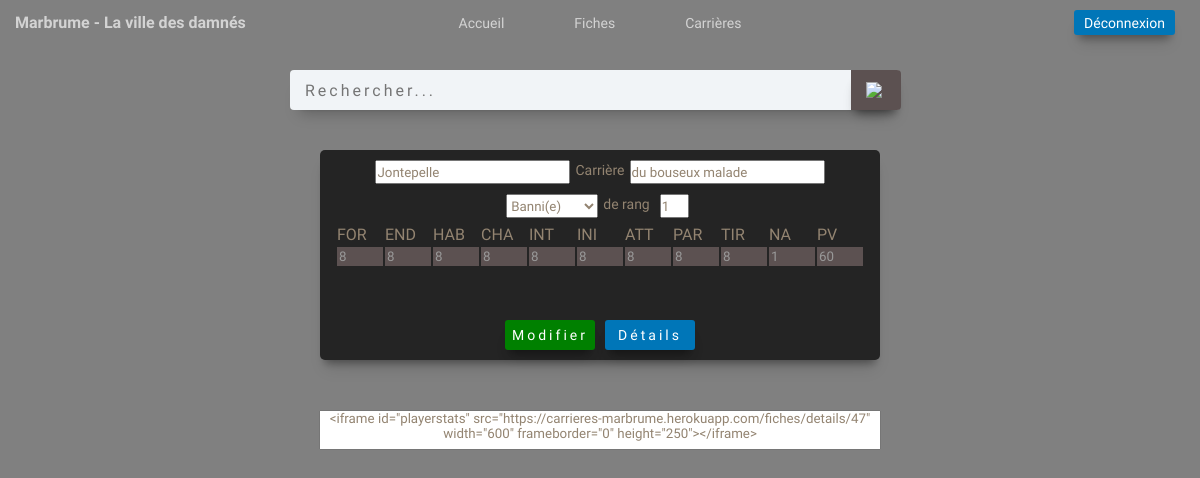
The page /fiches/47 (signed in) on the database its author committed.
### fiches/models.py (models this page shows, shortened)
class CharacterSheet(models.Model):
    name = models.CharField(max_length=50, blank=True, null=True)
    group = models.CharField(
        max_length=50, choices=CHOICES, default='Groupe', blank=False, null=True)
    rank = models.IntegerField(blank=True, null=True)
    path = models.CharField(max_length=50, blank=True, null=True)
    For = models.IntegerField(blank=True, null=True, default=8)
    End = models.IntegerField(blank=True, null=True, default=8)
    Hab = models.IntegerField(blank=True, null=True, default=8)
    Char = models.IntegerField(blank=True, null=True, default=8)
    Int = models.IntegerField(blank=True, null=True, default=8)
    Ini = models.IntegerField(blank=True, null=True, default=8)
    Att = models.IntegerField(blank=True, null=True, default=8)
    Par = models.IntegerField(blank=True, null=True, default=8)
    Tir = models.IntegerField(blank=True, null=True, default=8)
    Na = models.IntegerField(blank=True, null=True, default=1)
    Pv = models.IntegerField(blank=True, null=True, default=60)
    created = models.TimeField(auto_now_add=True, null=True)
    class Meta:
        ordering = ['-created']

### fiches/views.py (the view)
# urls.py: path('fiches/<str:pk>', views.fiche, name="charsheet"),
@login_required(login_url='login')
def fiche(request, pk):
    fiche = CharacterSheet.objects.get(id=pk)
    page_title = f"Carrière {fiche.name}"
    if request.method == "POST":
        form = CharacterSheetForm(request.POST)
        if form.is_valid():
            fiche = form.save(commit=False)
            fiche.save()
            return redirect('/')
    context = {'page_title': page_title, 'fiche': fiche, 'proxy': PROXY, 'url': URL}
    return render(request, 'fiches/sheets.html', context)

### fiches/templates/fiches/sheets.html (shortened to what this page needs)
{% extends "fiches/index.html" %}
{% load static %}
{% block content %}
<div class="container">
    <div class="sheet-container">
        <form action="{% url 'edit' fiche.id %}" method="POST" name="sheet-form">
        <table class="sheet-table">
            <div class="sheet-table-header">
                <input type="text" name="name" class="sheet-name" value="{{fiche.name}}">
                <p> Carrière </p>
                <input type="text" name="path" name="path" class="sheet-group" value="{{fiche.path}}">
            </div>
            <div class="sheet-table-header sub">
                <select name="group" >
                    <option selected="{{fiche.group}}" value="{{fiche.group}}">{{fiche.group}}</option>
                  </select>
                <p>de rang</p>
                <input type="number" name="rank" value="{{fiche.rank}}">
            </div>
            <tr>
                <td style="border-bottom: none;">FOR</td>
                <td style="border-bottom: none;">END</td>
                <td style="border-bottom: none;">HAB</td>
                <td style="border-bottom: none;">CHA</td>
                <td style="border-bottom: none;">INT</td>
                <td style="border-bottom: none;">INI</td>
                <td style="border-bottom: none;">ATT</td>
                <td style="border-bottom: none;">PAR</td>
                <td style="border-bottom: none;">TIR</td>
                <td style="border-bottom: none;">NA</td>
                <td style="border-bottom: none;">PV</td>
            </tr>
            <tr>
                <td><input type="number" name="For" min="4" max="16" value="{{fiche.For}}"></td>
                <td><input type="number" name="End" min="4" max="16" value="{{fiche.End}}"></td>
                <td><input type="number" name="Hab" min="4" max="16" value="{{fiche.Hab}}"></td>
                <td><input type="number" name="Char" min="4" max="16" value="{{fiche.Char}}"></td>
                <td><input type="number" name="Int" min="4" max="16" value="{{fiche.Int}}"></td>
                <td><input type="number" name="Ini" min="4" max="16" value="{{fiche.Ini}}"></td>
                <td><input type="number" name="Att" min="4" max="16" value="{{fiche.Att}}"></td>
                <td><input type="number" name="Par" min="4" max="16" value="{{fiche.Par}}"></td>
                <td><input type="number" name="Tir" min="4" max="16" value="{{fiche.Tir}}"></td>
                <td><input type="number" name="Na" min="1" max="16" value="{{fiche.Na}}"></td>
                <td><input type="number" name="Pv" min="60" max="120" value="{{fiche.Pv}}"></td>
            </tr>
            <div class="sheet-table-btns-grp">
                <button type="submit" class="sheet-table-btn">Modifier</button>
            <a class="btn-link" href="{% url 'charsheet_details' fiche.id %}"><div class="sheet-table-btn details button">Détails</div></a>
            </div>
        </table>
    </form>
    </div>
<textarea class="sheet_url"><iframe id="playerstats" src="{{url}}{{fiche.id}}" width="600" frameborder="0" height="250"></iframe></textarea>
</div>
{% endblock %}

### static/styles/main.css (style rules this page uses)
* { margin: 0; padding: 0; color: #938471; transition: 250ms all; font-family: "Caudex", serif; }
a { text-decoration: none; color: inherit; }
body, html { width: 100%; height: 100%; background-image: url(../images/5aDIbZs.png); background-color: #808080; overflow: hidden; }
button, .button { border: none !important; outline: none !important; border-radius: 3px; cursor: pointer !important; box-shadow: rgb(0 0 0 / 12%) 0px 13px 15px -5px, rgb(0 0 0 / 35%) 0px 8px 8px -5px; }
.container { position: absolute; width: 100%; top: 50px; bottom: 0px; }

### static/styles/sheets.css (style rules this page uses)
.sheet-container { position: relative; left: 50%; width: 560px; height: 210px; margin-top: 100px; margin-bottom: 50px; border-radius: 5px; transform: translateX(-50%); box-shadow: rgb(0 0 0 / 12%) 0px 13px 15px -5px, rgb(0 0 0 / 35%) 0px 8px 8px -5px; background-image: url(../images/yNoKK6g.png); background-color: #242424; }
.sheet_url { position: relative; left: 50%; width: 560px; height: 38px; transform: translateX(-50%); text-align: center; resize: none; }

### static/styles/tables.css (style rules this page uses)
.sheet-table { position: relative; width: 560px; top: 15px; display: flex; justify-content: center; }
.sheet-table input { width: 42px; background-color: #5c5151; border: 2px solid #5c5151; color: #999999; }
.sheet-table-header { position: relative; display: flex; justify-content: center; top: 10px; }
.sheet-table-header input { margin: 0 5px 0 5px; }
.sheet-table-header input { height: 20px; }
.sheet-table-header p { position: relative; bottom: -2px; font-size: 14px !important; }
.sub { margin-top: 10px; }
.sub input { width: 25px; }
.sub p { margin: 0 5px 0 5px; }
.sheet-table-btns-grp { position: absolute; display: flex; left: 50%; bottom: 10px; transform: translateX(-50%); }
.sheet-table-btn { position: relative; display: flex; align-items: center; justify-content: center; font-size: 14px; width: 90px; height: 30px; margin: 0 5px 0 5px; background-color: green; color: #ffffff !important; letter-spacing: 3px; }
.details { background-color: #0076B8; }

### rows shown on the page
CharacterSheet: name "Jontepelle", path "du bouseux malade", group "Banni(e)", rank "1", For "8", End "8", Hab "8", Char "8", Int "8", Ini "8", Att "8", Par "8", Tir "8", Na "1", Pv "60", id "<iframe id=\"playerstats\" src=\"https://carrieres-marbrume.herokuapp.com/fiches/details/47\" width=\"600\" frameborder=\"0\" height=\"250\"></iframe>"
